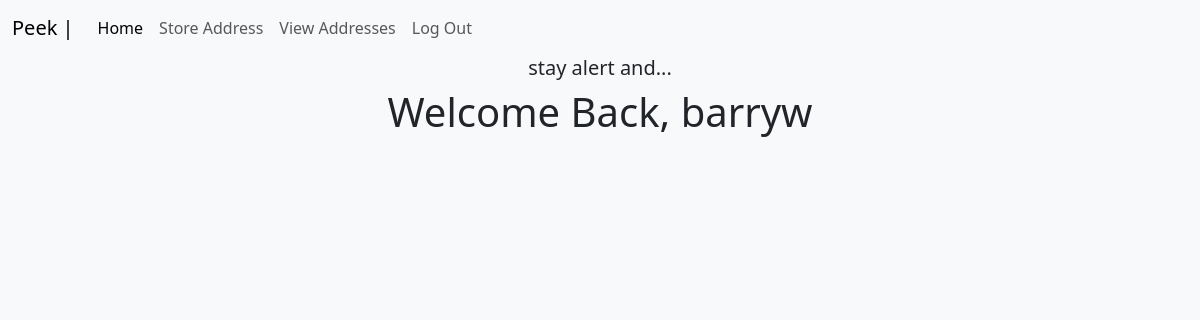
Page /address (signed in) on the earlier database version.
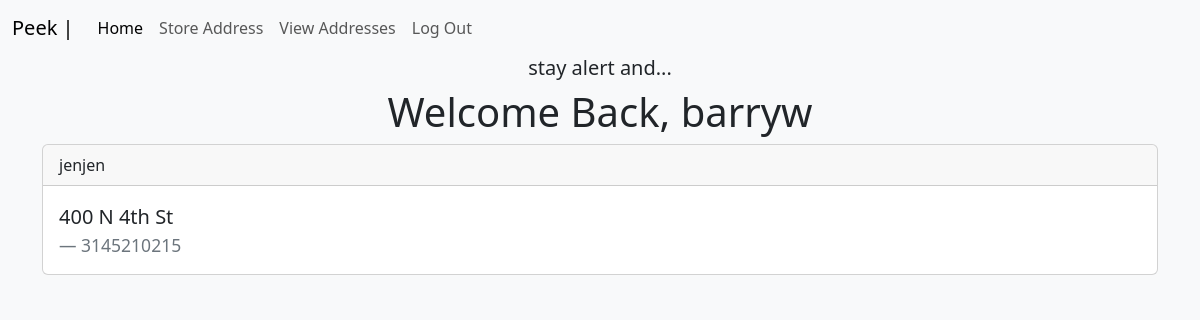
Same page on the later database version.
### app/models.py (models this page shows, shortened)
class User(db.Model, UserMixin):
    id = db.Column(db.Integer, primary_key = True)
    firstname = db.Column(db.String(50), nullable = False)
    lastname = db.Column(db.String(50), nullable = False)
    email = db.Column(db.String(50), nullable = False, unique = True)
    username = db.Column(db.String(50), nullable = False, unique = True)
    password = db.Column(db.String(50), nullable = False)
    date_created = db.Column(db.DateTime, nullable=False, default=datetime.utcnow)
    address = db.relationship('Address', backref = 'author')

class Address(db.Model):
    id = db.Column(db.Integer, primary_key = True)
    firstname = db.Column(db.String(50), nullable = False)
    lastname = db.Column(db.String(50), nullable = False)
    phone_number = db.Column(db.String(20))
    address = db.Column(db.String(50))
    date_created = db.Column(db.DateTime, nullable=False, default=datetime.utcnow)
    user_id = db.Column(db.Integer, db.ForeignKey('user.id'))

### app/routes.py (the view)
@app.route('/address')
def address():
    address = Address.query.all()
    return render_template('address.html', address = address)

### app/models.py (called while the page is built)
@login.user_loader
def load_user(user_id):
    return User.query.get(user_id)

### app/templates/address.html (shortened to what this page needs)
{% extends 'base.html' %}
{% block content %}
{% if current_user.is_authenticated %}
    <h1 class = 'text-center'>Welcome Back, {{current_user.username }}</h1>
{% endif %}
    {% for add in address %}
    <div class="card mb-3">
        <div class="card-header">
          {{ add.author.username }}
        </div>
        <div class="card-body">
          <blockquote class="blockquote mb-0">
            <p>{{ add.address }}</p>
            <footer class="blockquote-footer">{{ add.phone_number }} <cite title="Source Title"></cite></footer>
          </blockquote>
        </div>
      </div>
    {% endfor %}
{% endblock content %}

### app/templates/base.html (shortened to what this page needs)
<!DOCTYPE html>
<html lang="en">
<head>
    <link rel ='stylesheet' href = https://cdn.jsdelivr.net/npm/bootstrap@5.3.0-alpha1/dist/css/bootstrap.min.css>
</head>
<body class = 'bg-light'>
    {% include 'nav.html' %}
    <h5 class = 'text-center'>stay alert and...</h5>
        <div class="container">
            {% block content %}
            {% endblock content %}
        </div>
</body>

### app/templates/nav.html (shortened to what this page needs)
<nav class="navbar navbar-expand-lg bg-body-tertiary">
    <div class="container-fluid">
      <a class="navbar-brand" href="#">Peek   | </a>
      <div class="collapse navbar-collapse" id="navbarNav">
        <ul class="navbar-nav">
          <li class="nav-item">
            <a class="nav-link active" aria-current="page" href="/">Home</a>
          </li>
          {% if current_user.is_authenticated %}
          <li class="nav-item">
          <a class="nav-link" href ="{{ url_for('create') }}">Store Address</a>
          </li>
          <li class="nav-item">
            <a class="nav-link" href="/address">View Addresses</a>
          </li>
          <li>
            <a class="nav-link" href="/logout">Log Out</a>
          </li>
          {% endif %}
        </ul>
      </div>
    </div>
  </nav>

Differences in the rows shown:
added Address: author.username "jenjen", address "400 N 4th St", phone_number "3145210215"
